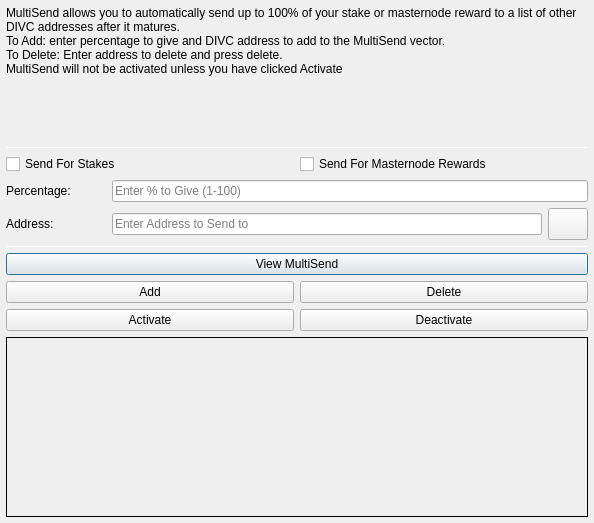
<?xml version="1.0" encoding="UTF-8"?>
<ui version="4.0">
 <class>MultiSendDialog</class>
 <widget class="QDialog" name="MultiSendDialog">
  <property name="windowModality">
   <enum>Qt::NonModal</enum>
  </property>
  <property name="geometry">
   <rect>
    <x>0</x>
    <y>0</y>
    <width>594</width>
    <height>523</height>
   </rect>
  </property>
  <property name="windowTitle">
   <string>MultiSend</string>
  </property>
  <layout class="QVBoxLayout" name="verticalLayout" stretch="0">
   <property name="leftMargin">
    <number>6</number>
   </property>
   <property name="topMargin">
    <number>6</number>
   </property>
   <property name="rightMargin">
    <number>6</number>
   </property>
   <property name="bottomMargin">
    <number>6</number>
   </property>
   <item>
    <layout class="QVBoxLayout" name="verticalLayout_Main" stretch="1,1,1,1,1,1">
     <item>
      <widget class="QLabel" name="label_2">
       <property name="lineWidth">
        <number>1</number>
       </property>
       <property name="text">
        <string>MultiSend allows you to automatically send up to 100% of your stake or masternode reward to a list of other DIVC addresses after it matures.
To Add: enter percentage to give and DIVC address to add to the MultiSend vector.
To Delete: Enter address to delete and press delete.
MultiSend will not be activated unless you have clicked Activate</string>
       </property>
       <property name="alignment">
        <set>Qt::AlignLeading|Qt::AlignLeft|Qt::AlignTop</set>
       </property>
       <property name="wordWrap">
        <bool>true</bool>
       </property>
      </widget>
     </item>
     <item>
      <widget class="Line" name="line">
       <property name="minimumSize">
        <size>
         <width>0</width>
         <height>1</height>
        </size>
       </property>
       <property name="maximumSize">
        <size>
         <width>16777215</width>
         <height>1</height>
        </size>
       </property>
       <property name="orientation">
        <enum>Qt::Horizontal</enum>
       </property>
      </widget>
     </item>
     <item>
      <layout class="QVBoxLayout" name="verticalLayout_Settings">
       <item>
        <layout class="QHBoxLayout" name="horizontalLayout">
         <item>
          <widget class="QCheckBox" name="multiSendStakeCheckBox">
           <property name="text">
            <string>Send For Stakes</string>
           </property>
          </widget>
         </item>
         <item>
          <widget class="QCheckBox" name="multiSendMasternodeCheckBox">
           <property name="text">
            <string>Send For Masternode Rewards</string>
           </property>
          </widget>
         </item>
        </layout>
       </item>
       <item>
        <layout class="QHBoxLayout" name="horizontalLayout_6">
         <item>
          <widget class="QLabel" name="label">
           <property name="minimumSize">
            <size>
             <width>100</width>
             <height>0</height>
            </size>
           </property>
           <property name="toolTip">
            <string>Percentage of stake to send</string>
           </property>
           <property name="text">
            <string>Percentage:</string>
           </property>
          </widget>
         </item>
         <item>
          <widget class="QLineEdit" name="multiSendPercentEdit">
           <property name="toolTip">
            <string>Enter whole numbers 1 - 100</string>
           </property>
           <property name="placeholderText">
            <string>Enter % to Give (1-100)</string>
           </property>
          </widget>
         </item>
        </layout>
       </item>
       <item>
        <layout class="QHBoxLayout" name="horizontalLayout_7">
         <item>
          <widget class="QLabel" name="label_5">
           <property name="minimumSize">
            <size>
             <width>100</width>
             <height>0</height>
            </size>
           </property>
           <property name="toolTip">
            <string>Address to send portion of stake to</string>
           </property>
           <property name="text">
            <string>Address:</string>
           </property>
          </widget>
         </item>
         <item>
          <widget class="QLineEdit" name="multiSendAddressEdit">
           <property name="toolTip">
            <string/>
           </property>
           <property name="placeholderText">
            <string>Enter Address to Send to</string>
           </property>
          </widget>
         </item>
         <item>
          <widget class="QPushButton" name="addressBookButton">
           <property name="maximumSize">
            <size>
             <width>16777215</width>
             <height>32</height>
            </size>
           </property>
           <property name="toolTip">
            <string>Choose an address from the address book</string>
           </property>
           <property name="text">
            <string/>
           </property>
           <property name="icon">
            <iconset resource="../divc.qrc">
             <normaloff>:/icons/address-book</normaloff>:/icons/address-book</iconset>
           </property>
           <property name="shortcut">
            <string>Alt+A</string>
           </property>
           <property name="autoDefault">
            <bool>false</bool>
           </property>
          </widget>
         </item>
        </layout>
       </item>
      </layout>
     </item>
     <item>
      <widget class="Line" name="line_2">
       <property name="minimumSize">
        <size>
         <width>0</width>
         <height>1</height>
        </size>
       </property>
       <property name="maximumSize">
        <size>
         <width>16777215</width>
         <height>1</height>
        </size>
       </property>
       <property name="orientation">
        <enum>Qt::Horizontal</enum>
       </property>
      </widget>
     </item>
     <item>
      <layout class="QVBoxLayout" name="verticalLayout_Buttons">
       <item>
        <layout class="QHBoxLayout" name="horizontalLayout_4">
         <item>
          <widget class="QPushButton" name="viewButton">
           <property name="toolTip">
            <string/>
           </property>
           <property name="statusTip">
            <string>View MultiSend Vector</string>
           </property>
           <property name="text">
            <string>View MultiSend</string>
           </property>
          </widget>
         </item>
        </layout>
       </item>
       <item>
        <layout class="QHBoxLayout" name="horizontalLayout_2">
         <item>
          <widget class="QPushButton" name="addButton">
           <property name="toolTip">
            <string/>
           </property>
           <property name="statusTip">
            <string>Add to MultiSend Vector</string>
           </property>
           <property name="text">
            <string>Add</string>
           </property>
          </widget>
         </item>
         <item>
          <widget class="QPushButton" name="deleteButton">
           <property name="toolTip">
            <string/>
           </property>
           <property name="statusTip">
            <string>Delete Address From MultiSend Vector</string>
           </property>
           <property name="text">
            <string>Delete</string>
           </property>
          </widget>
         </item>
        </layout>
       </item>
       <item>
        <layout class="QHBoxLayout" name="horizontalLayout_5">
         <item>
          <widget class="QPushButton" name="activateButton">
           <property name="statusTip">
            <string>Activate MultiSend</string>
           </property>
           <property name="text">
            <string>Activate</string>
           </property>
          </widget>
         </item>
         <item>
          <widget class="QPushButton" name="disableButton">
           <property name="statusTip">
            <string>Deactivate MultiSend</string>
           </property>
           <property name="text">
            <string>Deactivate</string>
           </property>
          </widget>
         </item>
        </layout>
       </item>
      </layout>
     </item>
     <item>
      <widget class="QLabel" name="message">
       <property name="minimumSize">
        <size>
         <width>0</width>
         <height>180</height>
        </size>
       </property>
       <property name="frameShape">
        <enum>QFrame::Panel</enum>
       </property>
       <property name="frameShadow">
        <enum>QFrame::Plain</enum>
       </property>
       <property name="lineWidth">
        <number>1</number>
       </property>
       <property name="midLineWidth">
        <number>1</number>
       </property>
       <property name="text">
        <string/>
       </property>
       <property name="alignment">
        <set>Qt::AlignLeading|Qt::AlignLeft|Qt::AlignTop</set>
       </property>
       <property name="wordWrap">
        <bool>true</bool>
       </property>
      </widget>
     </item>
    </layout>
   </item>
  </layout>
 </widget>
 <resources>
  <include location="../divc.qrc"/>
 </resources>
 <connections/>
</ui>
